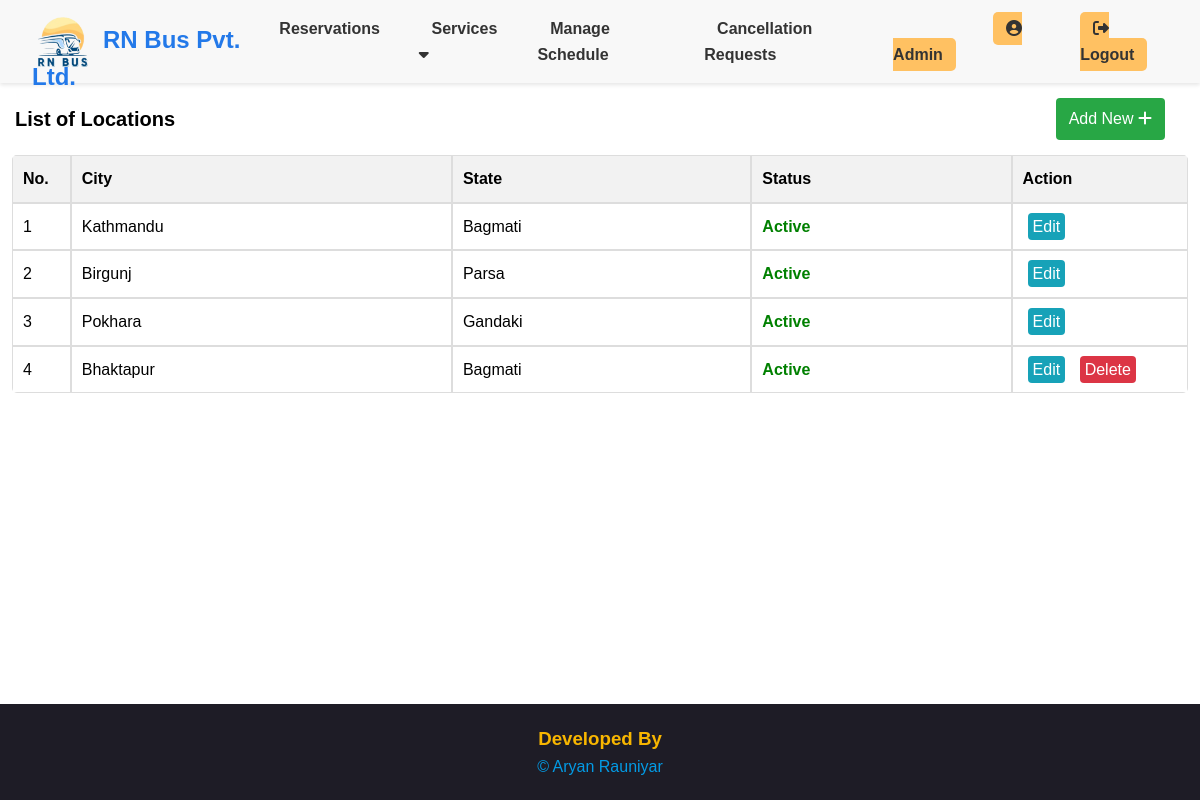
/admin/list_location.php (signed in), run on the app's committed database.
### tables this page shows
CREATE TABLE `location` (
  `id` int(30) NOT NULL,
  `city` varchar(250) NOT NULL,
  `state` varchar(250) NOT NULL,
  `status` tinyint(1) NOT NULL DEFAULT 1 COMMENT '0= inactive , 1= active',
  `date_updated` datetime NOT NULL DEFAULT current_timestamp() ON UPDATE current_timestamp()
);

### admin/list_location.php (the view, shortened to what this page needs)
<?php
$servername = "localhost";
$username = "root";
$password = "";
$dbname = "rn_bus_db";
$conn = new mysqli($servername, $username, $password, $dbname);
$sql = "SELECT id, city, state, status FROM location";
$result = $conn->query($sql);
?>
<!DOCTYPE html>
<html lang="en">
<head>
    <link rel="stylesheet" href="style.css">
    <link rel="stylesheet" href="list_bus.css">
    <link rel="stylesheet" href="https://cdnjs.cloudflare.com/ajax/libs/font-awesome/6.2.0/css/all.min.css">
</head>
<body>
    <header>
        <nav class="navbar">
            <a class="linklogo" href="../"><img class="logo" src="../images/logo2.png" style="height: inherit; margin: 0px 6px;">RN Bus Pvt. Ltd.</a>
            <ul class="nav-links">
                <li><a href="list_reservations.php">Reservations</a></li>
                <li class="dropdown">
                        <a href="#">Services <i class="fa fa-caret-down" aria-hidden="true"></i></a>
                </li>
                <li><a href="manage_schedule.php">Manage Schedule</a></li>
                <li><a href="list_cancelrequest.php">Cancellation Requests</a></li>
                 <li ><a href="profile.php" class="profile-btn" style="margin-left: 100px;"><i class="fas fa-user-circle"></i> <?=$_SESSION['firstname']?></a></li>
                <li><a href="logout.php" class="login-btn"><i class="fas fa-sign-out-alt"></i> Logout</a></li>
            </ul>
        </nav>
    </header>
    <main>
        <div class="listtop">
    <h2>List of Locations</h2>
    <button name="add"  type="button" onclick="window.location.href='add_location.php'">Add New <i class="fa fa-plus"></i></button>
</div>
<table>
    <thead>
        <tr>
            <th style="width:5%;">No.</th>
            <th>City</th>
            <th>State</th>
            <th>Status</th>
            <th style="width:15%;">Action</th>
        </tr>
    </thead>
    <tbody>
        <?php
        if ($result->num_rows > 0):
            $index = 1;
            while ($row = $result->fetch_assoc()):
                $locationId = $row['id'];
                $checkQuery = "SELECT COUNT(*) AS count FROM schedule_list WHERE from_location = ? OR to_location = ?";
                $stmt = $conn->prepare($checkQuery);
                $stmt->bind_param("ii", $locationId, $locationId);
                $stmt->execute();
                $stmt->bind_result($count);
                $isDeletable = ($count == 0);
        ?>
                <tr>
                    <td><?= $index++; ?></td>
                    <td><?= htmlspecialchars($row["city"]); ?></td>
                    <td><?= htmlspecialchars($row["state"]); ?></td>
                    <td class="<?= $row["status"] ? 'status-active' : 'status-inactive' ?>">
                        <?= $row["status"] ? 'Active' : 'Inactive' ?>
                    </td>
                    <td>
                        <a class="action-btn-edit" onclick="openEditModal(<?= $row['id']; ?>, '<?= htmlspecialchars($row['city']); ?>', '<?= htmlspecialchars($row['state']); ?>', <?= $row['status']; ?>)">Edit</a>
                        <?php if ($isDeletable): ?>
                            <a href="delete_location.php?id=<?= $row["id"]; ?>" class="action-btn-delete" onclick="return confirm('Are you sure you want to delete this location?');">Delete</a>
                        <?php endif; ?>
                    </td>
                </tr>
        <?php
            endwhile;
        else:
        ?>
            <tr>
                <td colspan="5">No Location found.</td>
            </tr>
        <?php endif; ?>
    </tbody>
</table>
    </main>
<br><br>
<footer class="footer">
    <h3 class="dev">Developed By</h3>
    <p><a class="mylink" href="https://aryanrauniyar.com.np">&copy; Aryan Rauniyar</a></p>
</footer>
</body>
</html>

### admin/style.css (style rules this page uses)
* { margin: 0; padding: 0; box-sizing: border-box; font-family: 'Trebuchet MS', 'Lucida Sans Unicode', 'Lucida Grande', 'Lucida Sans', Arial, sans-serif; }
html { height: 100%; margin: 0; }
body { min-width: 1024px; overflow-x: auto; height: 100%; margin: 0; }
body { font-family: Arial, sans-serif; line-height: 1.6; display: flex; flex-direction: column; }
header { top: 0; width: 100%; background: #f8f8f8; box-shadow: 0 2px 4px rgba(0, 0, 0, 0.1); z-index: 1000; }
.navbar { display: flex; justify-content: space-between; align-items: center; padding: 1rem 2rem; }
.navbar .linklogo { font-weight: bold; font-family: 'Trebuchet MS', 'Lucida Sans Unicode', 'Lucida Grande', 'Lucida Sans', Arial, sans-serif; font-size: 1.5rem; color: #2379e9; }
.linklogo { float: left; padding: 0px; font-size: 18px; line-height: 20px; height: 50px; text-decoration: none; }
.logo { overflow-clip-margin: content-box; overflow: clip; vertical-align: middle; }
.nav-links { list-style: none; display: flex; gap: 1rem; }
.nav-links li a { text-decoration: none; color: #333; font-weight: bold; padding: 0.5rem 0.8rem; border-radius: 5px; transition: background 0.3s ease; }
.navbar li:nth-child(1), .navbar li:nth-child(2), .navbar li:nth-child(3) { margin-right: 10px; }
.login-btn { background: #ffc162; color: white; border-radius: 5px; padding: 0.5rem 1rem; }
.nav-links li { position: relative; }
.footer { background-color: #1E1C26; color: white; text-align: center; padding: 50px 0; font-size: 16px; width: 100%; position: relative; margin-top: 40px; }
footer p { margin: 0; }
.mylink { text-decoration: none; color: #039be5; }
.profile-btn { background: #ffc162; color: white; border-radius: 5px; padding: 0.5rem 1rem; }

### admin/list_bus.css (style rules this page uses)
html, body { height: 100%; margin: 0; }
body { display: flex; flex-direction: column; }
.footer { margin-top: auto; background-color: #1E1C26; text-align: center; padding: 20px; }
.dev { color: #f8b600; }
.mylink { text-decoration: none; color: #039be5; }
table { width: 98%; margin: 0 auto; border-collapse: separate; border-spacing: 0; border-radius: 5px; overflow: hidden; margin-bottom: 5px; }
th, td { padding: 10px; text-align: left; border: 1px solid #ddd; }
th { background-color: #f2f2f2; }
.status-active { color: green; font-weight: bold; }
.action-btn-edit { margin: 0 5px; text-decoration: none; color: #fff; background-color: #17a2b8; border-color: #17a2b8; padding: 5px; border-radius: 0.25rem; }
.action-btn-delete { margin: 0 5px; text-decoration: none; color: #fff; background-color: #dc3545; border-color: #dc3545; padding: 5px; border-radius: 0.25rem; }
.listtop { display: flex; align-items: center; justify-content: space-between; margin-bottom: 20px; margin: 15px 15px; }
.listtop h2 { margin: 0; font-size: 20px; }
.listtop button { padding: 8px 12px; font-size: 16px; cursor: pointer; color: #fff; background-color: #28a745; border-color: #28a745; border: 1px solid transparent; font-size: 1rem; line-height: 1.5; border-radius: .25rem; transition: color .15s ease-in-out, background-color .15s ease-in-out, border-color .15s ease-in-out, box-shadow .15s ease-in-out; margin-right: 20px; }

### data on the page
location: city "Kathmandu", state "Bagmati", status "Active"
location: city "Birgunj", state "Parsa", status "Active"
location: city "Pokhara", state "Gandaki", status "Active"
location: city "Bhaktapur", state "Bagmati", status "Active"

### other printed values
$_SESSION['firstname'] "Admin"
